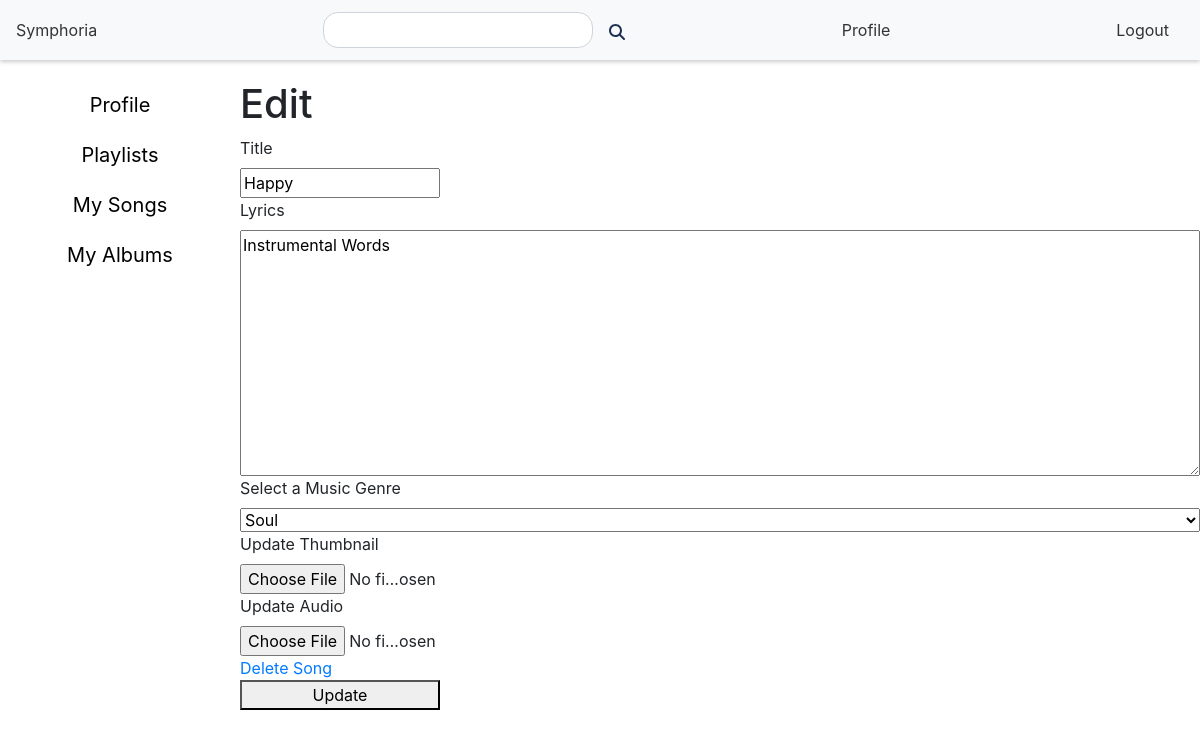
The app's page /my_songs/edit/1 (signed in) with its own data.
### models.py (models this page shows)
class Song(db.Model):
    id = db.Column(db.Integer, primary_key=True)
    name = db.Column(db.String(255), nullable=False)
    lyrics = db.Column(db.Text)
    release_date = db.Column(db.Date)
    genre = db.Column(db.String(64))
    flag = db.Column(db.Boolean, default=False)
    thumbnail = db.Column(db.String(255), nullable=False, unique=True)
    music_src = db.Column(db.String(255), nullable=False, unique=True)
    artist_id = db.Column(db.Integer, db.ForeignKey('user.id'), nullable=False)

### routes.py (the view)
@app.route('/my_songs/edit/<song_id>', methods=['GET','POST'])
@is_blacklist
def edit_song(song_id):
    if 'user_id' not in session:
        flash('Please log in', 'info')
        return redirect(url_for('login'))
    if session['user_id'] != Song.query.filter_by(id=song_id).first().artist_id:
        flash('You are not authorized to edit this song', 'info')
        return redirect(url_for('index', Admin=Admin))
    if request.method == 'POST':
        title = request.form.get('title')
        genre = request.form.get('genre')
        lyrics = request.form.get('lyrics')
        thumbnail = request.files['thumbnail']
        audio = request.files['audio']
        if title == '' or genre == '':
            flash("Title and Genre can't be empty", 'info')
            return redirect(url_for('edit_song', song_id=song_id, Admin=Admin))
        song = Song.query.filter_by(id=song_id).first()
        song.name = title
        song.genre = genre
        song.lyrics = lyrics
        db.session.commit()
        if thumbnail.filename != '':
            if thumbnail.filename.split('.')[-1] not in ['jpg', 'jpeg', 'png']:
                flash('Thumbnail must be a jpg, jpeg, or png file', 'info')
                return redirect(url_for('edit_song', song_id=song_id, Admin=Admin))
            if thumbnail.content_length > MAX_FILE_SIZE:
                flash('Thumbnail must be less than 10 MB', 'info')
                return redirect(url_for('edit_song', song_id=song_id, Admin=Admin))
            os.remove(os.path.join(app.config['UPLOAD_FOLDER_SONG_THUMBNAIL'], song.thumbnail))
            thumbnail_filename = secure_filename(thumbnail.filename)
            thumbnail_filename = f"{song.id}.{thumbnail_filename.split('.')[-1]}"
            thumbnail.save(os.path.join(app.config['UPLOAD_FOLDER_SONG_THUMBNAIL'], thumbnail_filename))
            song.thumbnail = thumbnail_filename
            db.session.commit()
        if audio.filename != '':
            if audio.filename.split('.')[-1] not in ['mp3']:
                flash('Audio must be a mp3 file', 'info')
                return redirect(url_for('edit_song', song_id=song_id, Admin=Admin))
            if audio.content_length > MAX_FILE_SIZE:
                flash('Audio must be less than 10 MB', 'info')
                return redirect(url_for('edit_song', song_id=song_id, Admin=Admin))
            os.remove(os.path.join(app.config['UPLOAD_FOLDER_AUDIO'], song.music_src))
            audio_filename = secure_filename(audio.filename)
            audio_filename = f"{song.id}.{audio_filename.split('.')[-1]}"
            audio.save(os.path.join(app.config['UPLOAD_FOLDER_AUDIO'], audio_filename))
            song.music_src = audio_filename
            db.session.commit()
        flash('Song updated', 'info')
        return redirect(url_for('my_songs', Admin=Admin))
    else:
        song = Song.query.filter_by(id=song_id).first()
        return render_template('edit_song.html', song=song, Admin=Admin)

### routes.py (called while the page is built)
def is_blacklist(f):
    @wraps(f)
    def decorated_function(*args, **kwargs):
        if 'user_id' in session:
            user = User.query.filter_by(id=session['user_id']).first()
            if user and user.blacklist:
                flash('You are blacklisted', 'info')
                return redirect(url_for('logout'))
        return f(*args, **kwargs)
    return decorated_function

### templates/edit_song.html (shortened to what this page needs)
{% extends 'layout.html' %}
{% block content %}
        <nav class="navbar">
        <a href="/">Symphoria</a>
        <form action="/search" method="POST">
            {% if session['search'] %}
                <input type="text" name="search" value="{{ session['search'] }}">
            {% else %}
                <input type="text" name="search" value="">
            {% endif %}
            <button type="submit"><img src="{{ url_for('static', filename='magnifying-glass-solid.svg') }}" alt=""></button>
        </form>
        <a href="/profile">Profile</a>
        <a href="/logout">Logout</a>
    </nav>
    <div class="content-container">
    <div class="menubar">
        <a href="/profile">Profile</a>
        <a href='/my_playlists'>Playlists</a>
        <a href='/my_songs'>My Songs</a>
        <a href="/my_albums">My Albums</a>
    </div>
    <div class="info">
        <h1>Edit</h1>
        <form action="/my_songs/edit/{{ song.id }}" method="POST" enctype="multipart/form-data" class="formy">
            <label for="title">Title</label>
            <input type="text" name="title" id="title" value="{{ song.name }}" required>
            <label for="lyrics">Lyrics</label>
            <textarea name="lyrics" id="lyrics" cols="30" rows="10">{{ song.lyrics }}</textarea>
            <label for="genre">Select a Music Genre</label>
            <select id="genre" name="genre" required>
                <option value="soul" {% if song.genre == "soul" %} selected {% endif %}>Soul</option>
            </select>
            <label for="thumbnail">Update Thumbnail</label>
            <input type="file" name="thumbnail" id="thumbnail" accept=".jpg, .jpeg, .png">
            <label for="audio">Update Audio</label>
            <input type="file" name="audio" id="audio" accept=".mp3">
            <a href="/my_songs/delete/{{ song.id }}">Delete Song</a>
            <button type="submit">Update</button>
        </form>
    </div>
    </div>
{% endblock %}

### templates/layout.html (style rules this page uses)
.navbar { display: flex; justify-content: space-between; align-items: center; background-color: #f8f9fa; padding: 10px 20px; box-shadow: 0 2px 4px 0 rgba(0,0,0,0.2); height: 60px; }
.navbar a { text-decoration: none; color: #333; margin-right: 15px; }
.navbar form { display: flex; align-items: center; }
.navbar form input[type="text"] { border-radius: 15px; border: 1px solid #ced4da; padding: 5px 10px; margin-right: 10px; }
.navbar form button { background: none; border: none; }
.navbar form button img { width: 100%; height: auto; }
.menubar { display: flex; flex-direction: column; justify-content: space-around; align-items: center; margin-top: 20px; margin-bottom: 20px; width: 20%; height: 100%; }
.menubar a { text-decoration: none; color: black; font-size: 20px; padding: 10px; }
.info { display: flex; flex-direction: column; justify-content: space-around; margin-top: 20px; margin-bottom: 20px; width: 80%; height: 100%; }
.content-container { display: flex; flex-direction: row; justify-content: space-around; margin-left:0; margin-right:0; }
.formy { display: flex; flex-direction: column; justify-content: left; }
.formy input, .formy button { width: 200px; }

### records on screen
Song: title "Happy", lyrics "Instrumental Words", genre "Soul"
